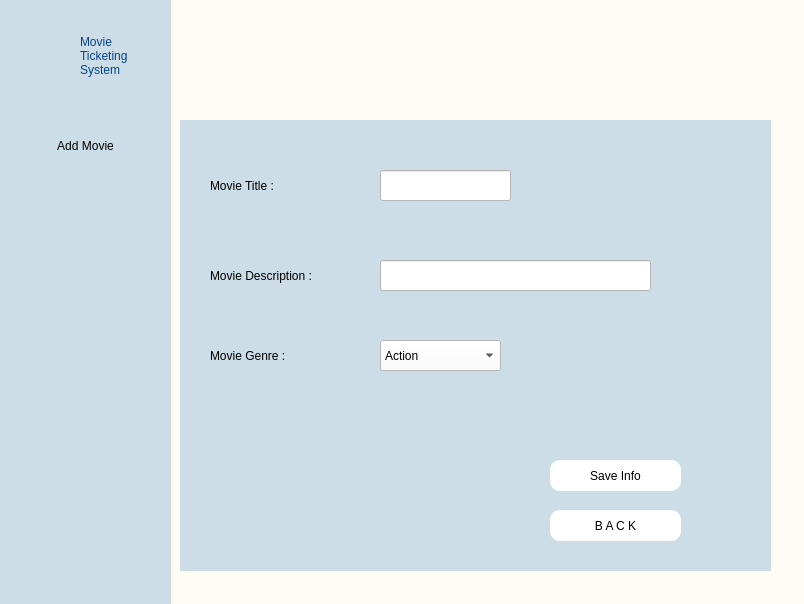
<?xml version="1.0" encoding="UTF-8"?>
<ui version="4.0">
 <class>MainWindow</class>
 <widget class="QMainWindow" name="MainWindow">
  <property name="geometry">
   <rect>
    <x>0</x>
    <y>0</y>
    <width>804</width>
    <height>604</height>
   </rect>
  </property>
  <property name="windowTitle">
   <string>MainWindow</string>
  </property>
  <widget class="QWidget" name="centralwidget">
   <widget class="QWidget" name="navigationBG" native="true">
    <property name="geometry">
     <rect>
      <x>0</x>
      <y>0</y>
      <width>171</width>
      <height>611</height>
     </rect>
    </property>
    <property name="styleSheet">
     <string notr="true">#navigationBG {
background-color: #ccdde8;

}

</string>
    </property>
    <widget class="QLabel" name="systemLabel">
     <property name="geometry">
      <rect>
       <x>80</x>
       <y>15</y>
       <width>71</width>
       <height>81</height>
      </rect>
     </property>
     <property name="styleSheet">
      <string notr="true">#systemLabel {
font: 75 12pt &quot;MS Shell Dlg 2&quot;;
color: #034488;
}</string>
     </property>
     <property name="text">
      <string>Movie
Ticketing
System</string>
     </property>
     <property name="alignment">
      <set>Qt::AlignLeading|Qt::AlignLeft|Qt::AlignVCenter</set>
     </property>
    </widget>
    <widget class="QPushButton" name="pushButton">
     <property name="geometry">
      <rect>
       <x>20</x>
       <y>30</y>
       <width>71</width>
       <height>51</height>
      </rect>
     </property>
     <property name="text">
      <string/>
     </property>
     <property name="icon">
      <iconset>
       <normaloff>../img/icon.png</normaloff>../img/icon.png</iconset>
     </property>
     <property name="iconSize">
      <size>
       <width>50</width>
       <height>50</height>
      </size>
     </property>
     <property name="flat">
      <bool>true</bool>
     </property>
    </widget>
    <widget class="QPushButton" name="movieButton">
     <property name="geometry">
      <rect>
       <x>0</x>
       <y>130</y>
       <width>171</width>
       <height>31</height>
      </rect>
     </property>
     <property name="autoFillBackground">
      <bool>false</bool>
     </property>
     <property name="styleSheet">
      <string notr="true">background-color: rgb(69, 145, 203)</string>
     </property>
     <property name="text">
      <string>Add Movie</string>
     </property>
     <property name="icon">
      <iconset>
       <normaloff>../img/movies.png</normaloff>../img/movies.png</iconset>
     </property>
     <property name="iconSize">
      <size>
       <width>40</width>
       <height>40</height>
      </size>
     </property>
     <property name="flat">
      <bool>true</bool>
     </property>
    </widget>
   </widget>
   <widget class="QWidget" name="mainBG" native="true">
    <property name="geometry">
     <rect>
      <x>160</x>
      <y>0</y>
      <width>651</width>
      <height>611</height>
     </rect>
    </property>
    <property name="styleSheet">
     <string notr="true">#mainBG {
background-color: #fffcf6;

}

</string>
    </property>
    <widget class="QLabel" name="label">
     <property name="geometry">
      <rect>
       <x>30</x>
       <y>10</y>
       <width>241</width>
       <height>81</height>
      </rect>
     </property>
     <property name="text">
      <string/>
     </property>
     <property name="pixmap">
      <pixmap>../img/moviesHeader.png</pixmap>
     </property>
     <property name="scaledContents">
      <bool>true</bool>
     </property>
    </widget>
    <widget class="QLabel" name="label_2">
     <property name="geometry">
      <rect>
       <x>50</x>
       <y>170</y>
       <width>121</width>
       <height>31</height>
      </rect>
     </property>
     <property name="styleSheet">
      <string notr="true">font: 15pt &quot;Times New Roman&quot;;</string>
     </property>
     <property name="text">
      <string>Movie Title :</string>
     </property>
    </widget>
    <widget class="QLabel" name="label_3">
     <property name="geometry">
      <rect>
       <x>50</x>
       <y>260</y>
       <width>171</width>
       <height>31</height>
      </rect>
     </property>
     <property name="styleSheet">
      <string notr="true">font: 15pt &quot;Times New Roman&quot;;</string>
     </property>
     <property name="text">
      <string>Movie Description :</string>
     </property>
    </widget>
    <widget class="QWidget" name="widget" native="true">
     <property name="geometry">
      <rect>
       <x>20</x>
       <y>120</y>
       <width>591</width>
       <height>451</height>
      </rect>
     </property>
     <property name="styleSheet">
      <string notr="true">background-color:rgb(204, 221, 232)</string>
     </property>
     <widget class="QLineEdit" name="title">
      <property name="geometry">
       <rect>
        <x>200</x>
        <y>50</y>
        <width>131</width>
        <height>31</height>
       </rect>
      </property>
      <property name="styleSheet">
       <string notr="true">background-color:rgb(255, 255, 255)</string>
      </property>
     </widget>
     <widget class="QPushButton" name="save">
      <property name="geometry">
       <rect>
        <x>370</x>
        <y>340</y>
        <width>131</width>
        <height>31</height>
       </rect>
      </property>
      <property name="styleSheet">
       <string notr="true">QPushButton{
background-color: white;
text-size: 10px;
border-radius: 10px;
}

QPushButton:hover{
	color:rgb(73, 147, 221);
	background-color: rgb(13, 27, 38);
}</string>
      </property>
      <property name="text">
       <string>Save Info</string>
      </property>
      <property name="icon">
       <iconset>
        <normaloff>../img/tickets.png</normaloff>../img/tickets.png</iconset>
      </property>
      <property name="iconSize">
       <size>
        <width>40</width>
        <height>40</height>
       </size>
      </property>
      <property name="flat">
       <bool>true</bool>
      </property>
     </widget>
     <widget class="QPushButton" name="back">
      <property name="geometry">
       <rect>
        <x>370</x>
        <y>390</y>
        <width>131</width>
        <height>31</height>
       </rect>
      </property>
      <property name="styleSheet">
       <string notr="true">QPushButton{
background-color: white;
border-radius: 10px;

}

QPushButton:hover{
	background-color: rgb(13, 27, 38);
}</string>
      </property>
      <property name="text">
       <string>B A C K</string>
      </property>
     </widget>
     <widget class="QLineEdit" name="description">
      <property name="geometry">
       <rect>
        <x>200</x>
        <y>140</y>
        <width>271</width>
        <height>31</height>
       </rect>
      </property>
      <property name="styleSheet">
       <string notr="true">background-color:rgb(255, 255, 255)</string>
      </property>
     </widget>
     <widget class="QLabel" name="label_4">
      <property name="geometry">
       <rect>
        <x>30</x>
        <y>220</y>
        <width>171</width>
        <height>31</height>
       </rect>
      </property>
      <property name="styleSheet">
       <string notr="true">font: 15pt &quot;Times New Roman&quot;;</string>
      </property>
      <property name="text">
       <string>Movie Genre :</string>
      </property>
     </widget>
     <widget class="QComboBox" name="comboBox">
      <property name="geometry">
       <rect>
        <x>200</x>
        <y>220</y>
        <width>121</width>
        <height>31</height>
       </rect>
      </property>
      <property name="styleSheet">
       <string notr="true">background-color:rgb(255, 255, 255)</string>
      </property>
      <item>
       <property name="text">
        <string>Action</string>
       </property>
      </item>
      <item>
       <property name="text">
        <string>Adventure</string>
       </property>
      </item>
      <item>
       <property name="text">
        <string>Comedy</string>
       </property>
      </item>
      <item>
       <property name="text">
        <string>Horror</string>
       </property>
      </item>
      <item>
       <property name="text">
        <string>Romance</string>
       </property>
      </item>
      <item>
       <property name="text">
        <string>Thriller</string>
       </property>
      </item>
     </widget>
    </widget>
    <zorder>widget</zorder>
    <zorder>label</zorder>
    <zorder>label_2</zorder>
    <zorder>label_3</zorder>
   </widget>
   <zorder>mainBG</zorder>
   <zorder>navigationBG</zorder>
  </widget>
 </widget>
 <resources/>
 <connections/>
</ui>
